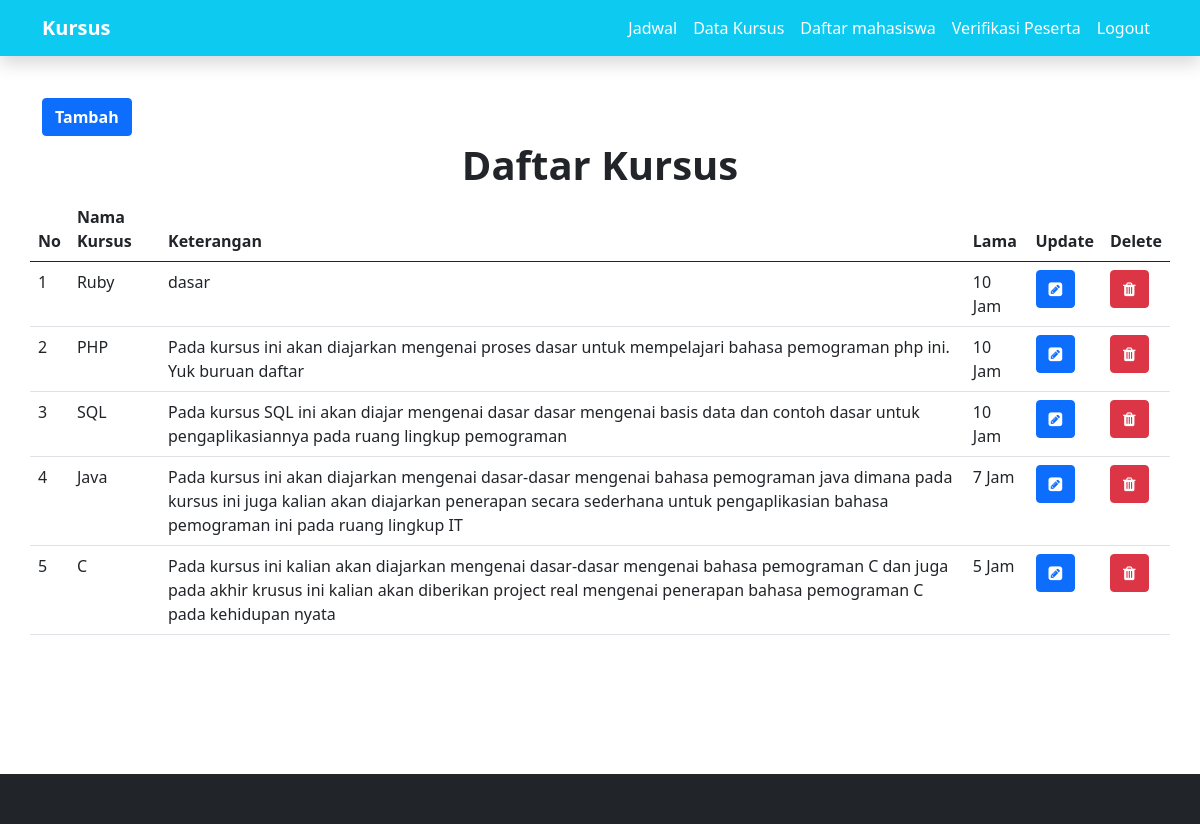
Page /admin/data_kursus.php (signed in) on the committed database.
### tables this page shows
CREATE TABLE `kursus` (
  `id` int(11) NOT NULL,
  `namakursus` varchar(40) NOT NULL,
  `keterangan` varchar(300) NOT NULL,
  `lama` int(20) NOT NULL
);

### admin/data_kursus.php (the view, shortened to what this page needs)
<?php
require "config.php";
?>
<!doctype html>
<html lang="en">
  <head>
    <link href="https://cdn.jsdelivr.net/npm/bootstrap@5.0.1/dist/css/bootstrap.min.css" rel="stylesheet">
    <link rel="stylesheet" href="https://cdn.jsdelivr.net/npm/bootstrap-icons@1.5.0/font/bootstrap-icons.css">
    <link rel="stylesheet" href="https://maxcdn.bootstrapcdn.com/font-awesome/4.5.0/css/font-awesome.min.css" />
  </head>
  <body>
  <header>
        <nav class="navbar navbar-expand-lg navbar-dark bg-info shadow fixed-top">
        <div class="container">
            <a class="navbar-brand fw-bold" href="#">Kursus</a>
            <div class="collapse navbar-collapse" id="navbarNav">
            <ul class="navbar-nav ms-auto">
                <li class="nav-item">
                <a class="nav-link active" aria-current="page" href="jadwal_kursus.php">Jadwal</a>
                </li>
                <li class="nav-item">
                <a class="nav-link active" aria-current="page" href="data_kursus.php">Data Kursus</a>
                </li>
                <li class="nav-item">
                <a class="nav-link active" aria-current="page" href="index.php">Daftar mahasiswa</a>
                </li>
                <li class="nav-item">
                <a class="nav-link active" aria-current="page" href="laporan.php">Verifikasi Peserta</a>
                </li>
                <li class="nav-item">
                <a class="nav-link active" aria-current="page" href="logout.php">Logout</a>
                </li>
            </ul>
            </div>
        </div>
        </nav>
    </header>
    <div class="container mt-5">
      <a class="btn btn-primary"  style="margin-top: 50px; font-weight: bold;"href="tambah_kursus.php" role="button">Tambah</a>
      <div class="row">
        <div class="col-sm text-center">
          <h1 style="margin-top: 5px; font-weight: bold;">Daftar Kursus</span></h1>
        </div>
        <table class="table">
  <thead>
    <tr>
      <th scope="col">No</th>
      <th scope="col">Nama Kursus</th>
      <th scope="col">Keterangan</th>
      <th scope="col">Lama</th>
      <th scope="col">Update</th>
      <th scope="col">Delete</th>
    </tr>
  </thead>
  <tbody>
  <?php
    $result = mysqli_query($conn, "SELECT * FROM kursus ORDER BY id DESC");
    $no=1;
    while($user_data = mysqli_fetch_array($result)) {
      ?>
    <tr>
      <td><?php echo $no++ ?></td>
      <td><?php echo $user_data['namakursus'] ?></td>
      <td><?php echo $user_data['keterangan'] ?></td>
      <td><?php echo $user_data['lama'] ?> Jam</td>
      <td><a class="btn btn-primary" href="edit_kursus.php?id=<?php echo $user_data['id'] ?>" role="button"><i class="fa fa-pencil-square" aria-hidden="true"></i></a></td>
      <td><a class="btn btn-danger" href="delete_kursus.php?id=<?php echo $user_data['id'] ?>" role="button"><i class="fa fa-trash" aria-hidden="true"></i></a></td>
    </tr>
    <?php }?>
  </tbody>
</table>
      </div>
    </div>
    <br>
    <br>
    <br>
    <footer>
        <div class="container-fluid" style="  position: absolute;
  bottom: 0;
  width: 100%;
  height: 50px;" >
            <div class="row">
                <div class="col-sm bg-dark p-3">
                    <p class="text-center text-white pt-2"></p>
                </div>
            </div>
        </div>
    </footer>
  </body>
</html>

### rows in the picture
kursus: namakursus "Ruby", keterangan "dasar", lama "10"
kursus: namakursus "PHP", keterangan "Pada kursus ini akan diajarkan mengenai proses dasar untuk mempelajari bahasa pemograman php ini. Yuk buruan daftar", lama "10"
kursus: namakursus "SQL", keterangan "Pada kursus SQL ini akan diajar mengenai dasar dasar mengenai basis data dan contoh dasar untuk pengaplikasiannya pada ruang lingkup pemograman", lama "10"
kursus: namakursus "Java", keterangan "Pada kursus ini akan diajarkan mengenai dasar-dasar mengenai bahasa pemograman java dimana pada kursus ini juga kalian akan diajarkan penerapan secara sederhana untuk pengaplikasian bahasa pemograman ini pada ruang lingkup IT", lama "7"
kursus: namakursus "C", keterangan "Pada kursus ini kalian akan diajarkan mengenai dasar-dasar mengenai bahasa pemograman C dan juga pada akhir krusus ini kalian akan diberikan project real mengenai penerapan bahasa pemograman C pada kehidupan nyata", lama "5"
